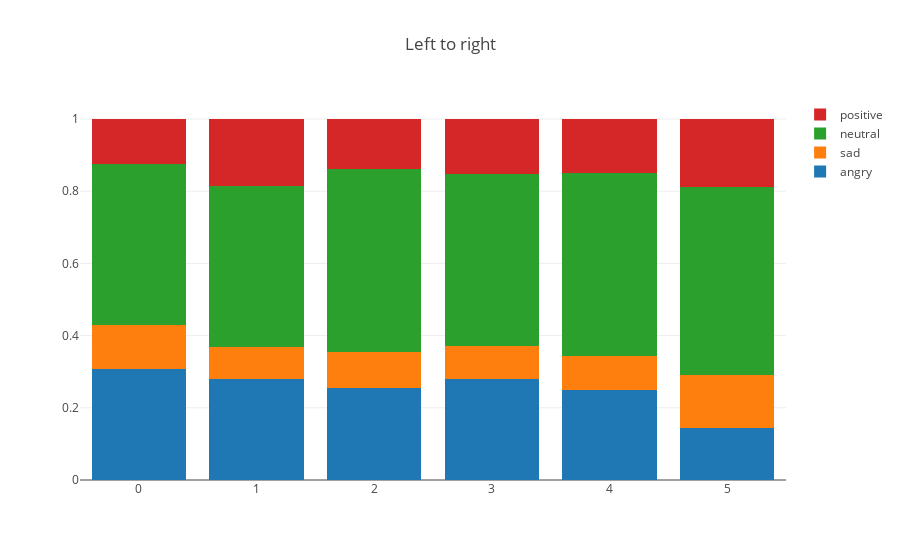

This figure's notebook cell:
### Code cell
df = merged_simplified
df['rounded_left_right']=df['left_right']/2
df=df.round({'rounded_left_right':0})
df = df[[1,2,3,4,'total', 'rounded_left_right']]
wm = lambda x: np.average(x, weights=df.loc[x.index, 'total'])
f = {'total': ['sum'], 1: {1 : wm}, 2: {2 : wm} , 3: {3 : wm}, 4: {4: wm}}
df = df.groupby(['rounded_left_right']).agg(f)
df = df.reset_index()

data = [
        go.Bar(
        x=df[('rounded_left_right', '')],
        y=df[(1, 1)],
        name='angry'
        
    ),
    go.Bar(
        x=df[('rounded_left_right', '')],
        y=df[(2, 2)],
        name='sad'
        
    ),
    go.Bar(
        x=df[('rounded_left_right', '')],
        y=df[(3, 3)],
        
        name='neutral'
    ),
    go.Bar(
        x=df[('rounded_left_right', '')],
        y=df[(4, 4)],
        name='positive'
    )

]

layout = go.Layout(
    barmode='stack',
    title='Left to right'
)

fig = go.Figure(data=data, layout=layout)
iplot(fig)

### Figure 1 — Plotly figure (JSON) as saved in the notebook; plotly's stock layout.template omitted (floating-point values rounded to 4 significant figures)
{"data": [{"name": "angry", "type": "bar", "uid": "ac320388-8dfa-11e8-a0c7-10f005216515", "x": [0, 1, 2, 3, 4, 5], "y": [0.3082, 0.2788, 0.2554, 0.281, 0.25, 0.1429]}, {"name": "sad", "type": "bar", "uid": "ac320389-8dfa-11e8-a0c7-10f005216515", "x": [0, 1, 2, 3, 4, 5], "y": [0.1213, 0.08984, 0.1002, 0.08962, 0.0929, 0.1494]}, {"name": "neutral", "type": "bar", "uid": "ac32038a-8dfa-11e8-a0c7-10f005216515", "x": [0, 1, 2, 3, 4, 5], "y": [0.4459, 0.4447, 0.5055, 0.4758, 0.5072, 0.5195]}, {"name": "positive", "type": "bar", "uid": "ac32038b-8dfa-11e8-a0c7-10f005216515", "x": [0, 1, 2, 3, 4, 5], "y": [0.1246, 0.1867, 0.139, 0.1536, 0.1499, 0.1883]}], "layout": {"barmode": "stack", "title": "Left to right"}}
